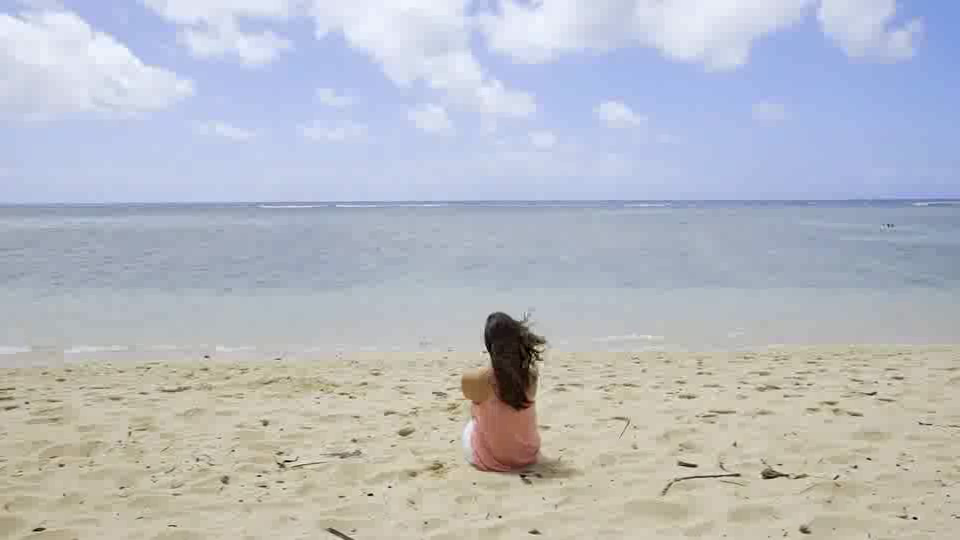
#> input picture frame 40 of hsv/input.mp4, 960 x 540 px
$ jupyter execute hsv.ipynb
#> lines starting #> are read from the running program, lines starting #| are printed output that depends on the picture
[cell 1]
import cv2
import numpy as np

capture = cv2.VideoCapture("input.mp4")
if not capture.isOpened():
    raise RuntimeError("Cannot open video file")

ret, frame1 = capture.read()
#> frame1 is the input picture: shape (540, 960, 3); mean B, G, R 195.5, 187.6, 183.8
if not ret:
    raise RuntimeError("Cannot read first frame")

prvs = cv2.cvtColor(frame1, cv2.COLOR_BGR2GRAY)
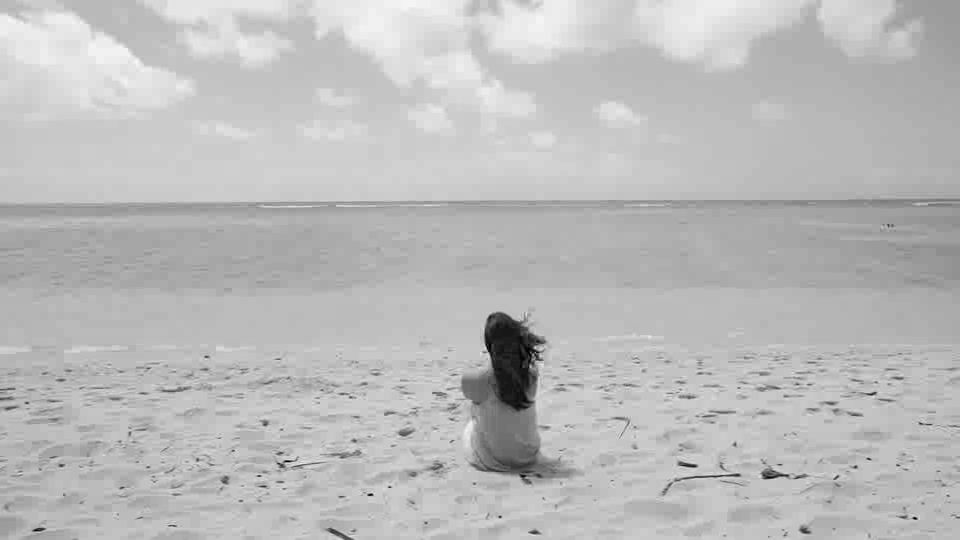
#> prvs: shape (540, 960); min 0, max 248, mean 187.4

hsv_mask = np.zeros_like(frame1)
hsv_mask[..., 1] = 255

while True:
    ret, frame2 = capture.read()
    if not ret:
        break

    next_gray = cv2.cvtColor(frame2, cv2.COLOR_BGR2GRAY)

    flow = cv2.calcOpticalFlowFarneback(
        prvs, next_gray, None,
        0.5, 3, 15, 3, 5, 1.2, 0
    )

    mag, ang = cv2.cartToPolar(flow[..., 0], flow[..., 1])
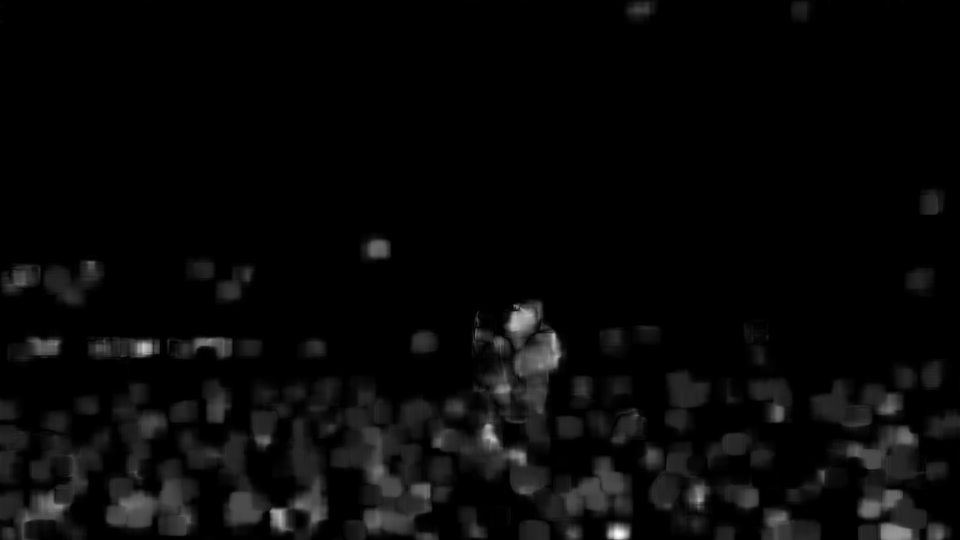
#> mag: shape (540, 960) float32; min 0, max 3.32, mean 0.109; drawn with min black and max white
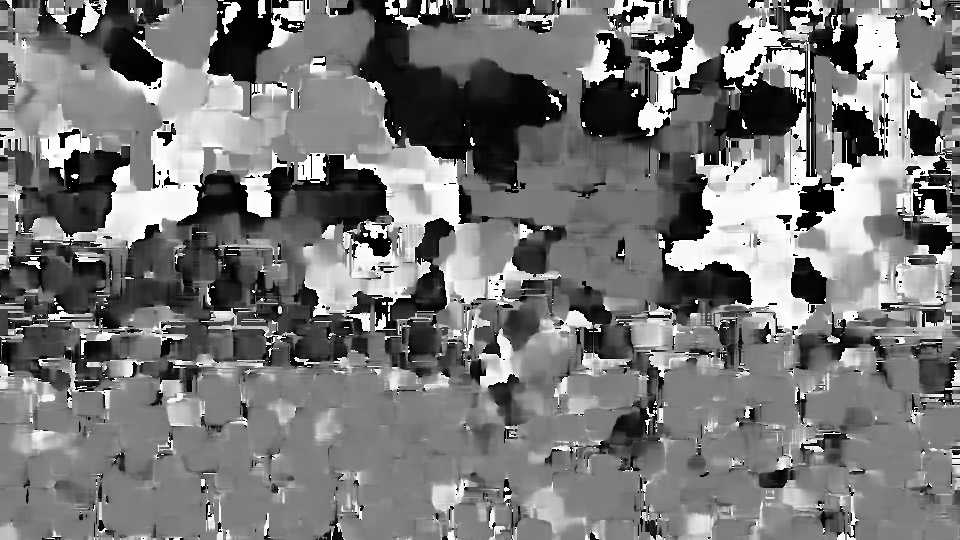
#> ang: shape (540, 960) float32; min 3.42e-15, max 6.28, mean 2.97; drawn with min black and max white

    hsv_mask[..., 0] = ang * 180 / np.pi / 2
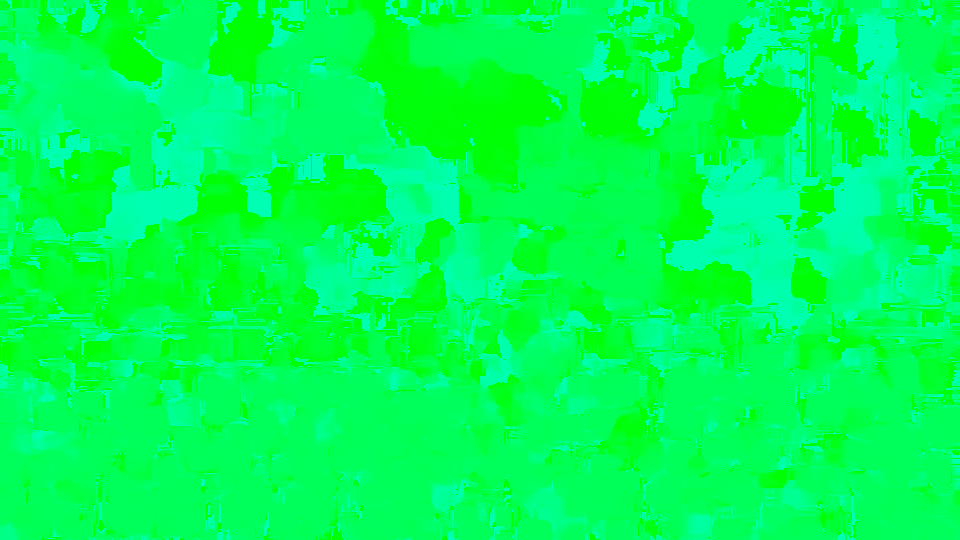
#> hsv_mask: shape (540, 960, 3); mean of channels 0, 1, 2 84.6, 255, 0; drawn as B, G, R
    hsv_mask[..., 2] = cv2.normalize(mag, None, 0, 255, cv2.NORM_MINMAX)
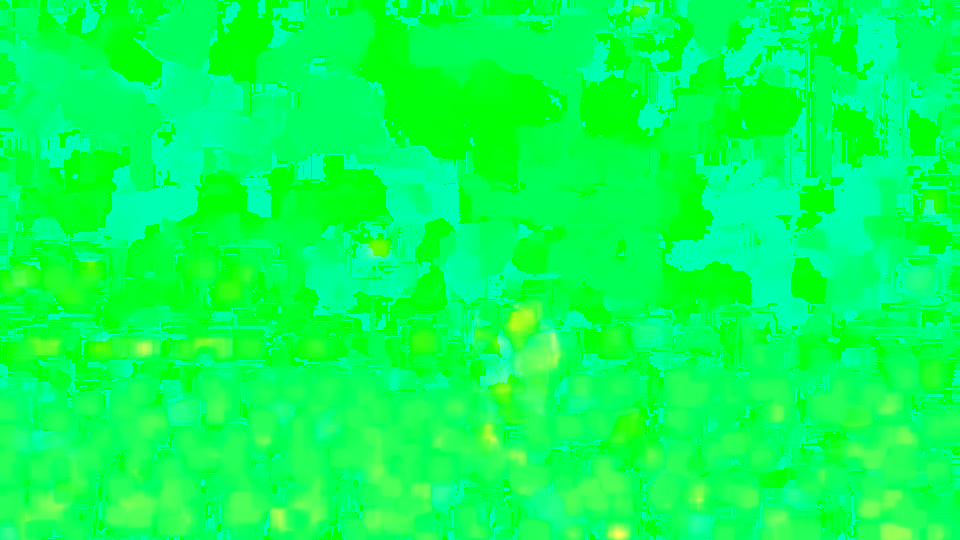
#> hsv_mask: shape (540, 960, 3); mean of channels 0, 1, 2 84.6, 255, 8.2; drawn as B, G, R

    flow_bgr = cv2.cvtColor(hsv_mask, cv2.COLOR_HSV2BGR)
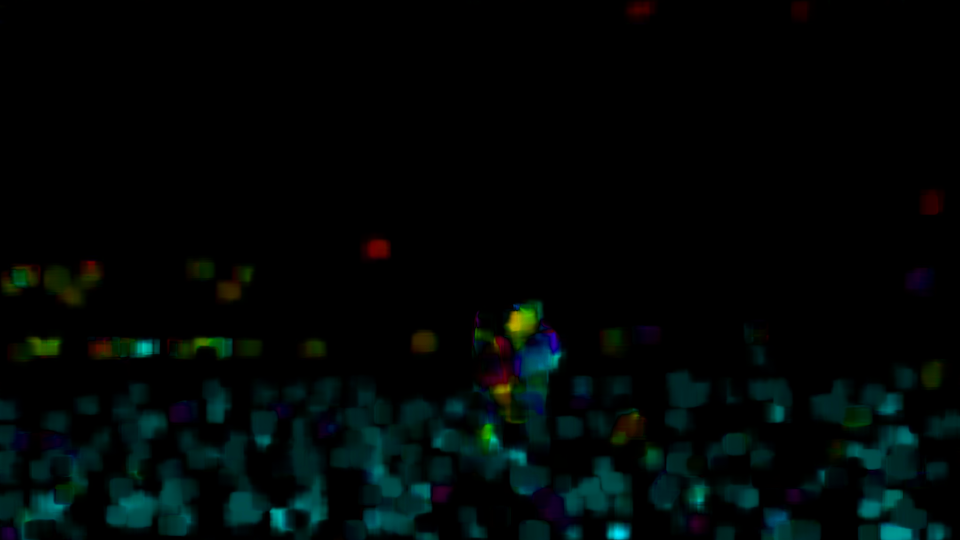
#> flow_bgr: shape (540, 960, 3); mean B, G, R 6.4, 7.1, 1

    cv2.imshow("Optical Flow (HSV)", flow_bgr)

    k = cv2.waitKey(20) & 0xFF
#> (key e is pressed here)
    if k == ord('e'):
        break
    elif k == ord('s'):
        cv2.imwrite("frame.png", frame2)
        cv2.imwrite("optical_flow.png", flow_bgr)

    prvs = next_gray

capture.release()
cv2.destroyAllWindows()

$ run again, starting later in the video
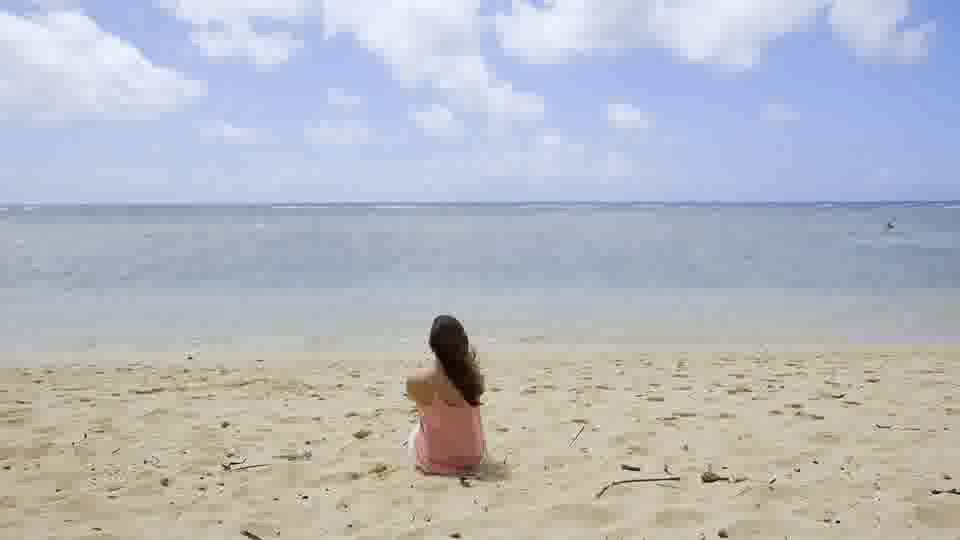
#> input picture frame 180 of hsv/input.mp4, 960 x 540 px
#> frame1 is the input picture: shape (540, 960, 3); mean B, G, R 193.7, 185.9, 182.5
#> `hsv_mask[..., 2] = cv2.normalize(mag, None, 0, 255, cv2.NORM_MINMAX)`:
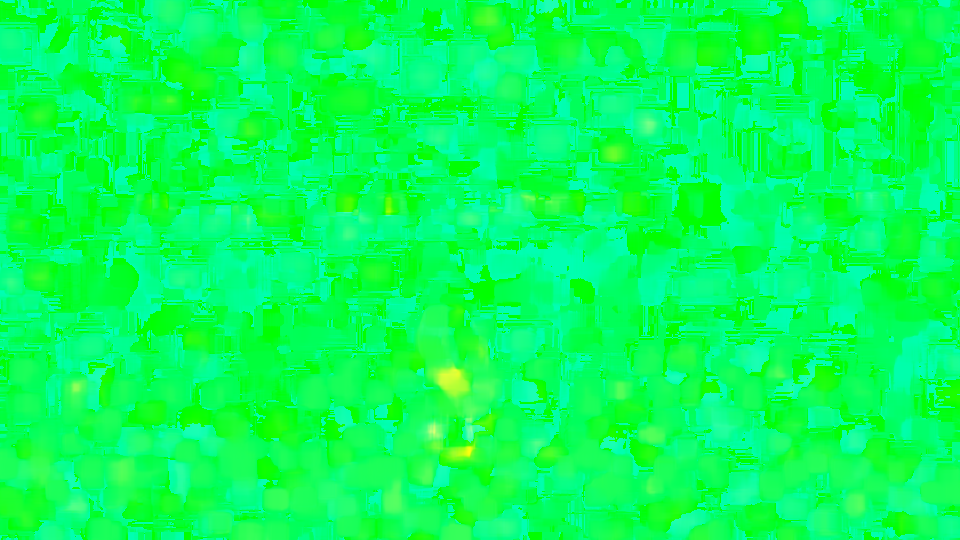
#> hsv_mask: shape (540, 960, 3); mean of channels 0, 1, 2 90.4, 255, 6.7; drawn as B, G, R
#> `flow_bgr = cv2.cvtColor(hsv_mask, cv2.COLOR_HSV2BGR)`:
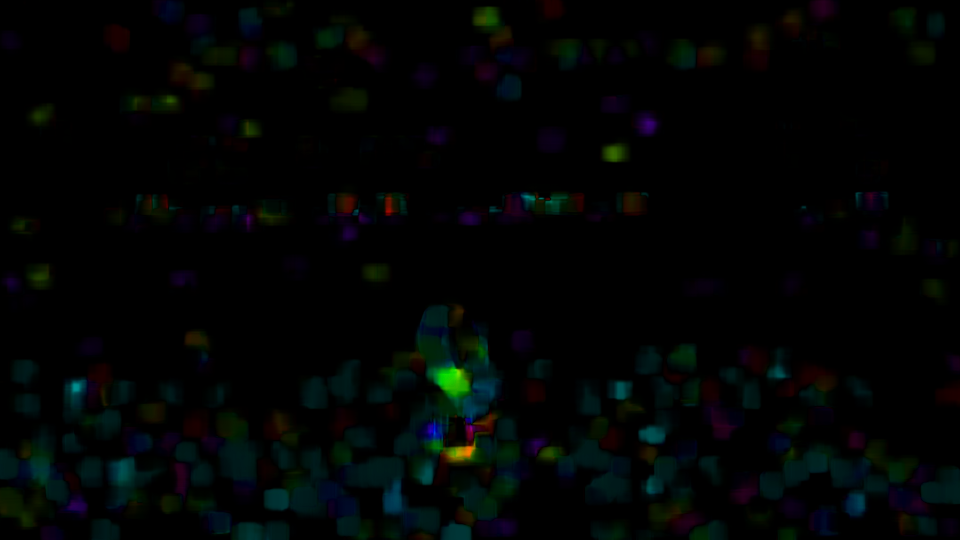
#> flow_bgr: shape (540, 960, 3); mean B, G, R 4, 4.6, 1.9

$ run again, starting later in the video
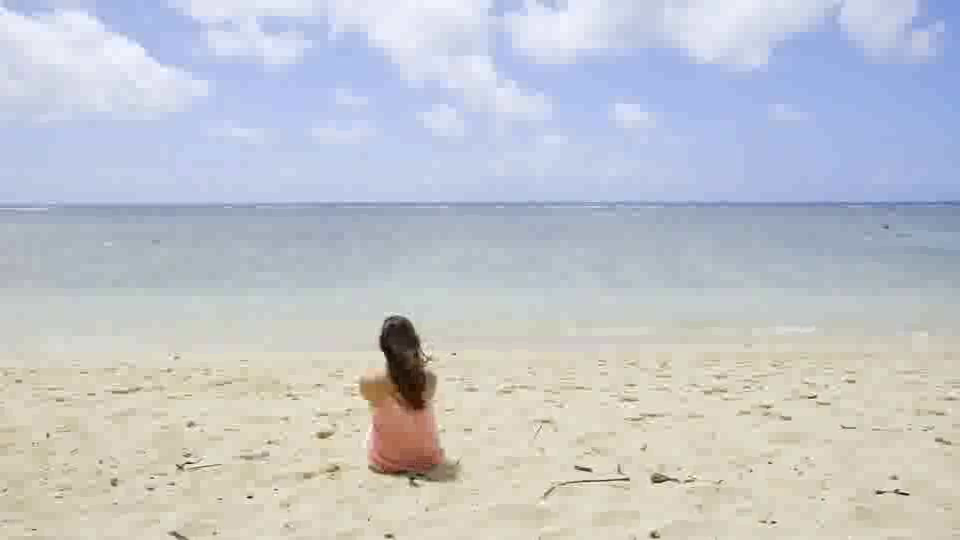
#> input picture frame 320 of hsv/input.mp4, 960 x 540 px
#> frame1 is the input picture: shape (540, 960, 3); mean B, G, R 204.7, 198.2, 194.9
#> `hsv_mask[..., 2] = cv2.normalize(mag, None, 0, 255, cv2.NORM_MINMAX)`:
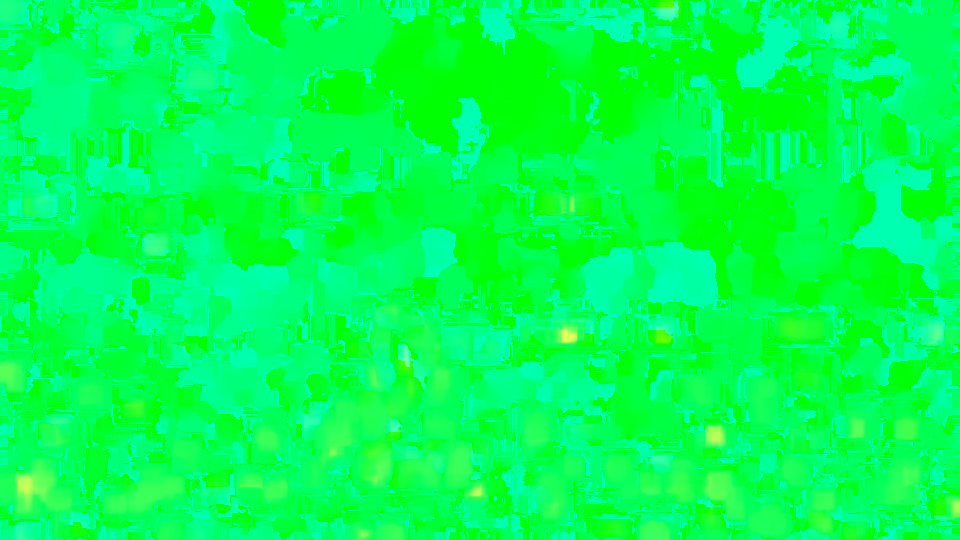
#> hsv_mask: shape (540, 960, 3); mean of channels 0, 1, 2 82.7, 255, 3.7; drawn as B, G, R
#> `flow_bgr = cv2.cvtColor(hsv_mask, cv2.COLOR_HSV2BGR)`:
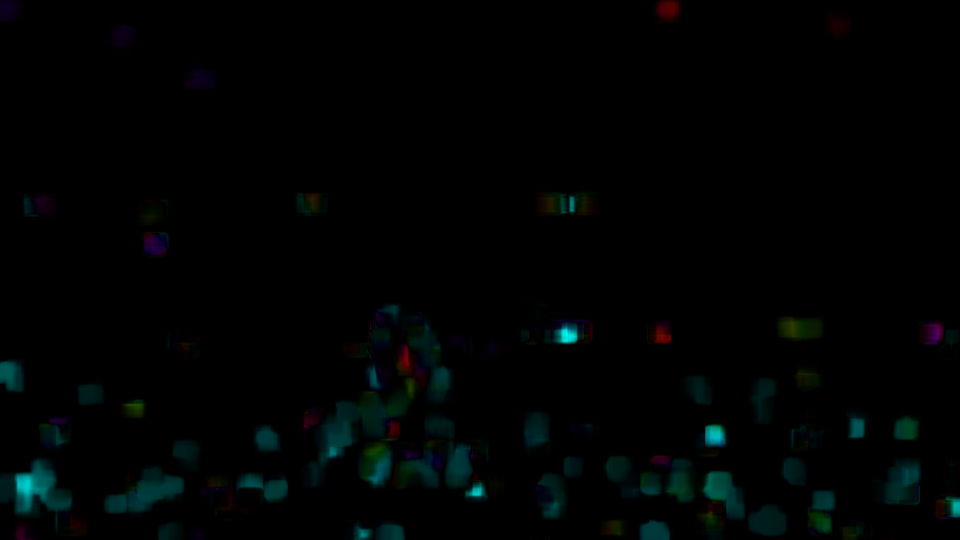
#> flow_bgr: shape (540, 960, 3); mean B, G, R 2.9, 3, 0.6
